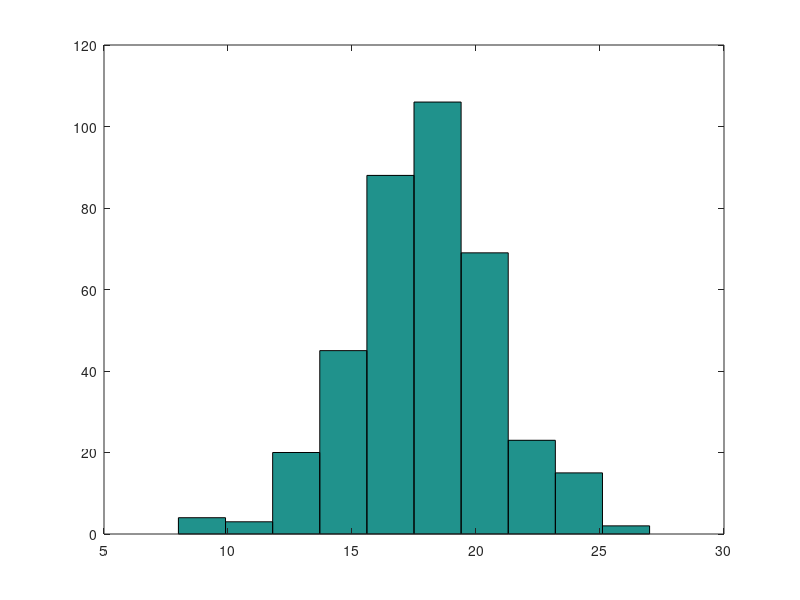

The MATLAB script that drew this image:
% fuzzy_gray.m
% David Rowe
% 10 April 2014
%
% Various experiments in fuzzy gray codes and quantising and
% transmitting scalars. 

1;

% fuzzy gray coding idea: use an extra parity bit, if we get a single
% bit error the value will be "close: to the original, so effect of
% error will be soft.  Unlike data we don't need 0 bit errors. I
% struggled to extend this to larger m.

function three_bit_code
    m=4;
    log2_m=2;
    value_to_codeword = ["000"; "001"; "101"; "111"];
    codeword_to_value = [0 1 1 2 1 2 2 3 3];

    printf("tx_value tx_codeword rx_codeword rx_value distance\n");
    for i=1:m
        tx_codeword = bin2dec(value_to_codeword(i,:));
        tx_codeword_bin = value_to_codeword(i,:);
        rx_value = codeword_to_value(tx_codeword+1);
        distance = abs((i-1) - rx_value);
        printf("%8d %11s %11s %8d %8d\n", i-1, tx_codeword_bin, tx_codeword_bin, ...
               rx_value, distance );
    end
    printf("\n");
    for i=1:m
        tx_codeword = bin2dec(value_to_codeword(i,:));
        tx_codeword_bin = value_to_codeword(i,:);
        for j=1:(log2_m+1)
            rx_codeword = bitxor(tx_codeword, bitset(0,j));
            rx_codeword_bin = dec2bin(rx_codeword, 3);
            rx_value = codeword_to_value(rx_codeword+1);
            distance = abs((i-1) - rx_value);
            printf("%8d %11s %11s %8d %8d\n", i-1, tx_codeword_bin, rx_codeword_bin, ...
                   rx_value, distance );
       end
    end
endfunction

% regular natural binary quantiser

function index = quantise_value(value, min_value, max_value, num_levels)
    norm = (value - min_value)/(max_value - min_value);
    index = floor(num_levels * norm + 0.5);
    if (index < 0 ) 
        index = 0;
    end
    if (index > (num_levels-1)) 
        index = num_levels-1;
    end
endfunction

function value = unquantise_value(index, min_value, max_value, num_levels)
    step  = (max_value - min_value)/num_levels;
    value = min_value + step*(index);
endfunction

% converting natural binary to gray

function gray = binary_to_gray(natural)
    gray = bitxor(bitshift(natural,-1),natural);
endfunction

function natural = gray_to_binary(gray)
    for i=1:length(gray)
        mask = bitshift(gray(i),-1);
        num = gray(i);
        while(mask)
            num = bitxor(num, mask);
            mask = bitshift(mask,-1);
        end
        natural(i) = num;
    end
endfunction

function sim_out = test_baseline_uncoded(Ebvec, Nbits, Ntrials, enable_error_log, enable_gray)
    Nlevels = 2.^ Nbits; powersOfTwo = 2 .^ fliplr(0:(Nbits-1));
    Nsymb   = Nbits;

    sim_out.qnoise_log = zeros(length(Ebvec),Ntrials);
    sim_out.error_log  = [];

    for ne = 1:length(Ebvec)
        EbNodB = Ebvec(ne);
        EbNo = 10^(EbNodB/10);
    
        variance = 1/EbNo;
        
        Terrs = 0;  Tbits = 0;
        qsignal = qnoise = 0;
 
        for nn = 1:Ntrials
                  
            tx_value = rand(1,1);
            tx_index = quantise_value(tx_value, 0, 1, Nlevels);
            if enable_gray
                tx_index = binary_to_gray(tx_index);
            end
            tx_bits = dec2bin(tx_index, Nbits) - '0';
            tx_symbols = -1 + 2*tx_bits; 

            % AWGN noise and phase/freq offset channel simulation
            % 0.5 factor ensures var(noise) == variance , i.e. splits power between Re & Im

            noise = sqrt(variance*0.5)*(randn(1,Nsymb) + j*randn(1,Nsymb));
            rx_symbols = tx_symbols + noise;

            rx_bits = rx_symbols > 0;

            error_positions = xor(rx_bits, tx_bits);
            Nerrs = sum(error_positions);
            Terrs += Nerrs;
            Tbits += length(tx_bits);
            if enable_error_log
                sim_out.error_log  = [sim_out.error_log error_positions];
            end

            rx_index = (powersOfTwo  * rx_bits');
            if enable_gray
                rx_index = gray_to_binary(rx_index);
            end
            rx_value = unquantise_value(rx_index, 0, 1, Nlevels);

            qsignal += tx_value*tx_value;
            qnoise  += (tx_value - rx_value) .^ 2;
            sim_out.qnoise_log(ne,nn) = tx_value - rx_value;
        end

        sim_out.TERvec(ne) = Terrs;
        sim_out.BERvec(ne) = Terrs/Tbits;
        sim_out.QSNRvec(ne) = 10*log10(qsignal/qnoise);
        printf("EbNo (dB): %3.2f  Terrs: %6d BER %1.4f QSNR (dB): %3.2f\n", 
        EbNodB, Terrs, Terrs/Tbits, 10*log10(qsignal/qnoise));
    end

endfunction

function sim_out = test_varpower(Ebvec, Nbits, Ntrials, amps, enable_error_log)
    Nlevels = 2.^ Nbits; powersOfTwo = 2 .^ fliplr(0:(Nbits-1));
    Nsymb   = Nbits;

    sim_out.qnoise_log = zeros(length(Ebvec), Ntrials);
    sim_out.error_log  = [];

    for ne = 1:length(Ebvec)
        EbNodB = Ebvec(ne);
        EbNo = 10^(EbNodB/10);
    
        variance = 1/EbNo;
        
        Terrs = 0;  Tbits = 0;
        qsignal = qnoise = 0;
 
        for nn = 1:Ntrials
                  
            tx_value = rand(1,1);
            tx_index = quantise_value(tx_value, 0, 1, Nlevels);
            tx_bits = dec2bin(tx_index, Nbits) - '0';
            tx_symbols = (-1 + 2*tx_bits) .* amps; 

            % AWGN noise and phase/freq offset channel simulation
            % 0.5 factor ensures var(noise) == variance , i.e. splits power between Re & Im

            noise = sqrt(variance*0.5)*(randn(1,Nsymb) + j*randn(1,Nsymb));
            rx_symbols = tx_symbols + noise;

            rx_bits = rx_symbols > 0;

            error_positions = xor(rx_bits, tx_bits);
            if enable_error_log
                sim_out.error_log  = [sim_out.error_log error_positions];
            end
            Nerrs = sum(error_positions);
            Terrs += Nerrs;
            Tbits += length(tx_bits);

            rx_index = (powersOfTwo  * rx_bits');
            rx_value = unquantise_value(rx_index, 0, 1, Nlevels);

            qsignal += tx_value*tx_value;
            qnoise  += (tx_value - rx_value) .^ 2;
            sim_out.qnoise_log(ne,nn) = tx_value - rx_value;
        end

        sim_out.TERvec(ne) = Terrs;
        sim_out.BERvec(ne) = Terrs/Tbits;
        sim_out.QSNRvec(ne) = 10*log10(qsignal/qnoise);
        printf("EbNo (dB): %3.2f  Terrs: %6d BER %1.4f QSNR (dB): %3.2f\n", 
        EbNodB, Terrs, Terrs/Tbits, 10*log10(qsignal/qnoise));
    end

endfunction

% gray codes with specified number of data an dparity bits.  Soft
% decision decoding.  Didn't really work out.

function valid_codewords = fuzzy_code_create(ndata,nparity)
    Nbits = ndata + nparity;
    Nvalid = 2 .^ ndata;
    codewords = binary_to_gray(0:(2 .^ Nbits)-1);
    valid_codewords = dec2bin(codewords(1:2:(2 .^ Nbits)), Nbits) - '0';

    % check all valid codewords have a hamming distance of at least 2^nparity    

    bad_distance = 0;
    for i=1:Nvalid
        for k=i+1:Nvalid
            distance = sum(bitxor(valid_codewords(i,:), valid_codewords(k,:)))
            if distance < 2
                bad_distance++;
            end
        end
    end
    if bad_distance != 0
       printf("Error: Nvalid: %d bad_distance: %d\n", Nvalid, bad_distance);
       return;
    end

endfunction

function tx_codeword = fuzzy_code_encode(codewords, value)
    tx_codeword = codewords(value+1,:);
endfunction

function value = fuzzy_code_decode(codewords, rx_symbols)
    max_corr = 0;
    value = 0;
    [rows,cols] = size(codewords);
    for i=1:rows    
        corr = (-1 + 2*codewords(i,:)) * transpose(rx_symbols);
        if (corr > max_corr)
            max_corr = corr;
            value = i-1;
        end 
    end
endfunction

function set_codewords = fuzzy_code_create(ndata, nparity)
    Nbits = ndata + nparity;
    Nvalid = 2 .^ ndata;
    M = 2 .^ Nbits;

    codewords = dec2bin(0:(M-1), Nbits) - '0';

    set_codewords(1,:) = codewords(1,:);

    for i=1:Nvalid-1

        % measure distance from current set to all codewords

        for m=1:i
            printf("%d: ", m);
            for k=1:length(codewords);
                d(m,k) = sum(bitxor(set_codewords(m,:), codewords(k,:)));
                printf("%d ", d(m,k));
            end
            printf("\n");
        end

        % choose new codeword for set that has maximum distance from current set

        dmax = 0; best_cw = 1;
        for k=1:length(codewords);
            dmin = min(d(:,k));
            if dmin > dmax
                dmax = dmin;
                best_cw = k;
            end
        end

        printf("[%d %d]\n", dmax, best_cw);
        set_codewords(i+1,:) = codewords(best_cw,:)
    end
    
endfunction


function sim_out = test_fuzzy_code(Ebvec, Ndata, Nparity, Ntrials)
    Nbits   = Ndata + Nparity;
    Nlevels = 2 .^ Ndata;
    Nsymb   = Nbits;
    powersOfTwo = 2 .^ fliplr(0:(Nbits-1));

    codewords = fuzzy_code_create(Ndata,Nparity);
    sim_out.qnoise_log = zeros(length(Ebvec), Ntrials);

    for ne = 1:length(Ebvec)
        EbNodB = Ebvec(ne);
        EbNo = 10^(EbNodB/10);
    
        variance = 1/EbNo;
        
        Terrs = 0;  Tbits = 0;
        qsignal = qnoise = 0;
 
        for nn = 1:Ntrials
                  
            tx_value = rand(1,1);
            tx_index = quantise_value(tx_value, 0, 1, Nlevels);
            tx_codeword = fuzzy_code_encode(codewords, tx_index);
            tx_symbols = -1 + 2*tx_codeword; 

            % AWGN noise and phase/freq offset channel simulation
            % 0.5 factor ensures var(noise) == variance , i.e. splits power between Re & Im

            noise = sqrt(variance*0.5)*(randn(1,Nsymb) + j*randn(1,Nsymb));
            rx_symbols = tx_symbols + noise;

            rx_index = fuzzy_code_decode(codewords, rx_symbols);     
            rx_value = unquantise_value(rx_index, 0, 1, Nlevels);

            qsignal += tx_value*tx_value;
            qnoise  += (tx_value - rx_value) .^ 2;
            sim_out.qnoise_log(ne,nn) = tx_value - rx_value;
        end

        sim_out.QSNRvec(ne) = 10*log10(qsignal/qnoise);
        printf("EbNo (dB): %3.2f  QSNR (dB): %3.2f\n", EbNodB, sim_out.QSNRvec(ne));
    end
endfunction

function compare_baseline_fuzzy
    Ebvec   = 0:7;
    Ntrials = 1000;
    Nbits   = 3; Nparity = 1;

    baseline = test_baseline_uncoded(Ebvec, Nbits, Ntrials);
    fuzzy = test_fuzzy_code(Ebvec, Nbits, Nparity, Ntrials);

    figure(1);
    clf;
    semilogy(Ebvec, baseline.BERvec)
    xlabel('Eb/N0')
    ylabel('BER')
    grid("minor")

    figure(2);
    clf;
    plot(Ebvec, baseline.QSNRvec,'b;baseline;')
    hold on;
    plot(Ebvec, fuzzy.QSNRvec,'r;fuzzy;')
    hold off;
    xlabel('Eb/N0')
    ylabel('SNR')
    grid("minor")

    figure(3);
    subplot(211)
    hist(baseline.qnoise_log(4,:),50);
    subplot(212)
    hist(fuzzy.qnoise_log(4,:),50);

    figure(4)
    plot(baseline.qnoise_log(1,1:250),'b;baseline;')
    hold on;
    plot(fuzzy.qnoise_log(1,1:250),'r;fuzzy;')
    hold off;
endfunction

% compare baseline and variable power schemes and make plots

function compare_baseline_varpower_plot
    Ebvec   = -2:5;
    Ntrials = 5000;
    Nbits   = 5;

    baseline = test_baseline_uncoded(Ebvec, Nbits, Ntrials, 0, 0);
    amps = [2 1.5 1.0 0.5 0.5];
    av_pwr = (amps*amps')/length(amps);
    amps_norm = amps/sqrt(av_pwr)
    varpower = test_varpower(Ebvec, Nbits, Ntrials,  amps_norm, 0);

    figure(1);
    clf;
    semilogy(Ebvec, baseline.BERvec)
    xlabel('Eb/No (dB)')
    ylabel('BER')
    grid("minor")
    title('BER versus Eb/No')

    figure(2);
    clf;
    plot(Ebvec, baseline.QSNRvec,'b;baseline;')
    hold on;
    plot(Ebvec, varpower.QSNRvec,'r;varpower;')
    hold off;
    xlabel('Eb/No (dB)')
    ylabel('SNR (dB)')
    grid("minor")
    title('Quantiser SNR versus Eb/No')

    figure(3);
    subplot(211)
    hist(baseline.qnoise_log(1,:),50);
    title('Baseline and Variable Power Error Histograms')
    subplot(212)
    hist(varpower.qnoise_log(1,:),50);

    figure(4)
    subplot(211)
    plot(baseline.qnoise_log(1,1:250),'b;baseline;')
    title('Baseline and Variable Power Error plots for Eb/No = -2dB')
    subplot(212)
    plot(varpower.qnoise_log(1,1:250),'r;varpower;')
endfunction

% Compare baseline and variable power schemes and make error pattern
% files for inserting into codec bit stream so we can listen to
% result.

function compare_baseline_varpower_error_files
    Ebvec   = -2;
    Fs      = 25;         % number of samples per second
    Nsec    = 15;         % seconds to simulate
    Ntrials = Fs*Nsec;
    Nbits   = 5;
    bits_per_frame = 52;
    bits_per_frame_rounded = ceil(bits_per_frame/8)*8; % c2enc uses integer number of bytes/frame
    start_bit = 12;                                    % first energy bit (after 4 voicing, 7 Wo bits)

    baseline = test_baseline_uncoded(Ebvec, Nbits, Ntrials, 1, 0);
    amps = [2 1.5 1.0 0.5 0.5];
    av_pwr = (amps*amps')/length(amps);
    amps_norm = amps/sqrt(av_pwr);
    varpower = test_varpower(Ebvec, Nbits, Ntrials, amps_norm, 1);

    % construct error patterns to apply to c2enc bit stream

    baseline_errors = [];
    for i=1:Ntrials
        error_positions = baseline.error_log(Nbits*(i-1)+1:Nbits*i);
        baseline_errors = [baseline_errors zeros(1,start_bit-1) error_positions ...
                           zeros(1, bits_per_frame_rounded - Nbits - (start_bit-1))];
    end
 
    varpower_errors = [];
    for i=1:Ntrials
        error_positions = varpower.error_log(Nbits*(i-1)+1:Nbits*i);
        varpower_errors = [varpower_errors zeros(1,start_bit-1) error_positions ...
                           zeros(1, bits_per_frame_rounded - Nbits - (start_bit-1))];
    end
 
    % save error patterns

    fep=fopen("energy_errors_baseline.bin","wb"); fwrite(fep, baseline_errors, "short"); fclose(fep);
    fep=fopen("energy_errors_varpower.bin","wb"); fwrite(fep, varpower_errors, "short"); fclose(fep);
endfunction

% compare natural and gray coding and make plots

function compare_natural_gray_plot
    Ebvec   = -2:10;
    Ntrials = 5000;
    Nbits   = 7;

    natural = test_baseline_uncoded(Ebvec, Nbits, Ntrials, 0, 0);
    gray    = test_baseline_uncoded(Ebvec, Nbits, Ntrials, 0, 1);

    figure(1);
    clf;
    semilogy(Ebvec, natural.BERvec)
    xlabel('Eb/No (dB)')
    ylabel('BER')
    grid("minor")
    title('BER versus Eb/No')

    figure(2);
    clf;
    plot(Ebvec, natural.QSNRvec,'b;natural;')
    hold on;
    plot(Ebvec, gray.QSNRvec,'r;gray;')
    hold off;
    xlabel('Eb/No (dB)')
    ylabel('SNR (dB)')
    grid("minor")
    title('Quantiser SNR versus Eb/No')

    figure(3);
    subplot(211)
    hist(natural.qnoise_log(1,:),50);
    title('Natural and Gray coded Error Histograms')
    subplot(212)
    hist(gray.qnoise_log(1,:),50);

    figure(4)
    subplot(211)
    plot(natural.qnoise_log(1,1:250),'b;natural;')
    axis([0 250 -1 1])
    title('Natural and Gray coded Error plots for Eb/No = -2dB')
    subplot(212)
    plot(gray.qnoise_log(1,1:250),'r;gray;')
    axis([0 250 -1 1])
endfunction

% compare natural at different Eb/No and Nbitsmake plots

function compare_natural_nbit_plot
    Ebvec   = -2:10;
    Ntrials = 5000;

    figure(1);
    clf;
    for n = 2:7
        natural = test_baseline_uncoded(Ebvec, n, Ntrials, 0, 0);
        plot(Ebvec, natural.QSNRvec)
        if n == 2
            hold on;
        end
   end
   hold off;

   xlabel('Eb/No (dB)')
   ylabel('SNR (dB)')
   grid("minor")
   title('Quantiser SNR versus Eb/No')
endfunction

function generate_varpower_error_files(EbNo, start_bit, end_bit, amps, error_file_name)
    Fs      = 25;         % number of samples per second
    Nsec    = 15;         % seconds to simulate
    Ntrials = Fs*Nsec;
    Nbits   = end_bit - start_bit + 1;
    bits_per_frame = 52;
    bits_per_frame_rounded = ceil(bits_per_frame/8)*8; % c2enc uses integer number of bytes/frame
                                                       % first energy bit (after 4 voicing, 7 Wo bits)

    % normalise powers and run test

    av_pwr = (amps*amps')/length(amps);
    amps_norm = amps/sqrt(av_pwr);
    av_pwr2 = (amps_norm*amps_norm')/length(amps_norm)
    varpower = test_varpower(EbNo, Nbits, Ntrials, amps_norm, 1);

    % construct error patterns to apply to c2enc bit stream

    varpower_errors = [];
    for i=1:Ntrials
        error_positions = varpower.error_log(Nbits*(i-1)+1:Nbits*i);
        num_errors(i) = sum(error_positions);
        varpower_errors = [varpower_errors zeros(1,start_bit-1) error_positions ...
                           zeros(1, bits_per_frame_rounded - Nbits - (start_bit-1))];
    end
 
    % save error pattern to file

    fep=fopen(error_file_name,"wb"); fwrite(fep, varpower_errors, "short"); fclose(fep);

    figure(1)
    clf
    hist(num_errors)
endfunction

more off;

generate_varpower_error_files(0, 17, 52, ones(1,36), "lsp_baseline_errors_0dB.bin")
amps = [8 4 2 1 8 4 2 1 8 4 2 1 8 4 2 1 8 4 2 1 8 4 2 1 8 4 2 1 8 4 2 8 4 2 8 4];
generate_varpower_error_files(0, 17, 52, amps, "lsp_varpower_errors_0dB.bin")

%compare_natural_nbit_plot
%compare_natural_gray_plot
%compare_baseline_varpower_plot
%compare_baseline_varpower_error_files

%compare_baseline_fuzzy
%fuzzy_code_create(3,1)
